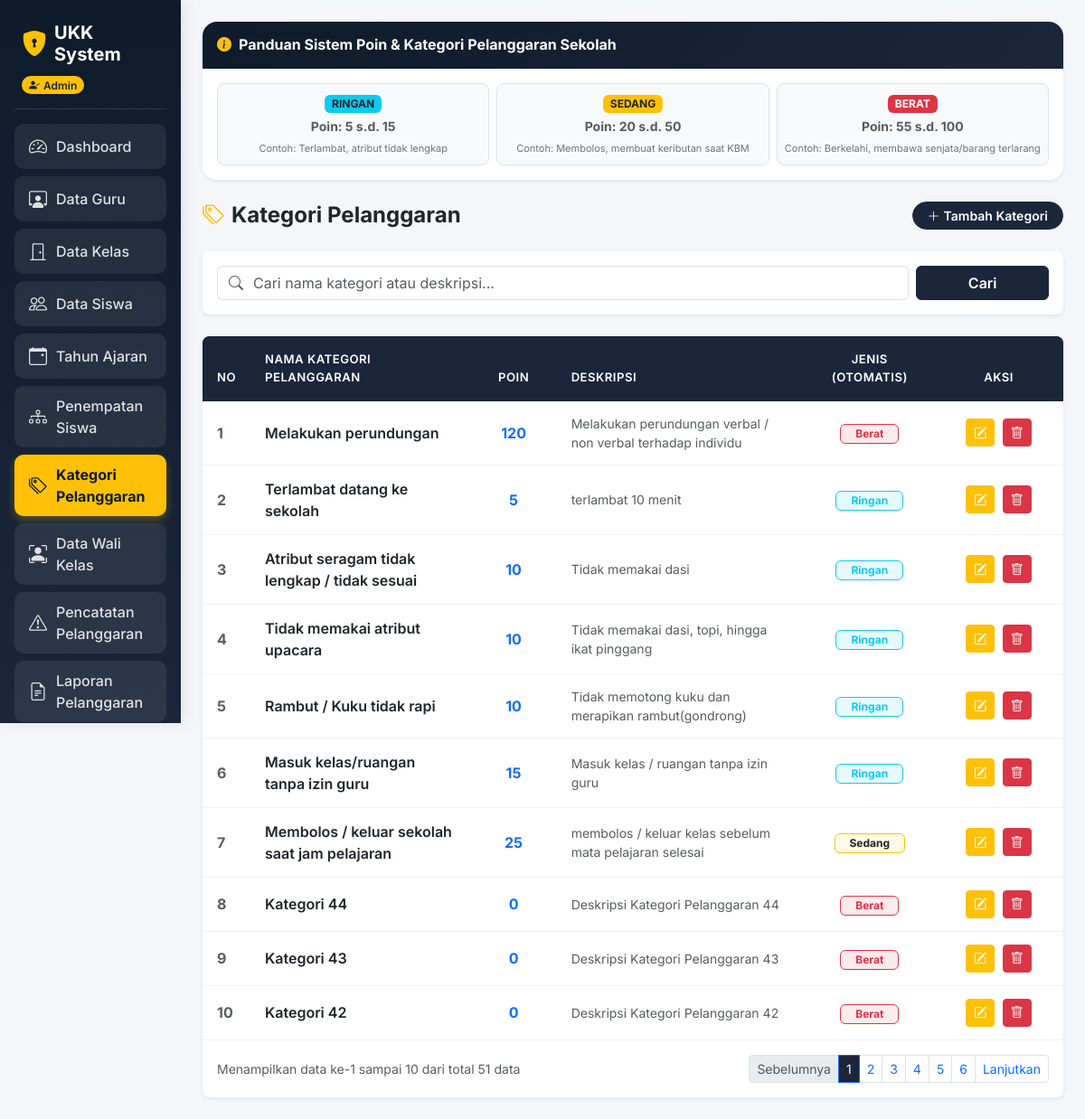
Before: /dashboard.php?tab=menu7 (signed in) with the older database file.
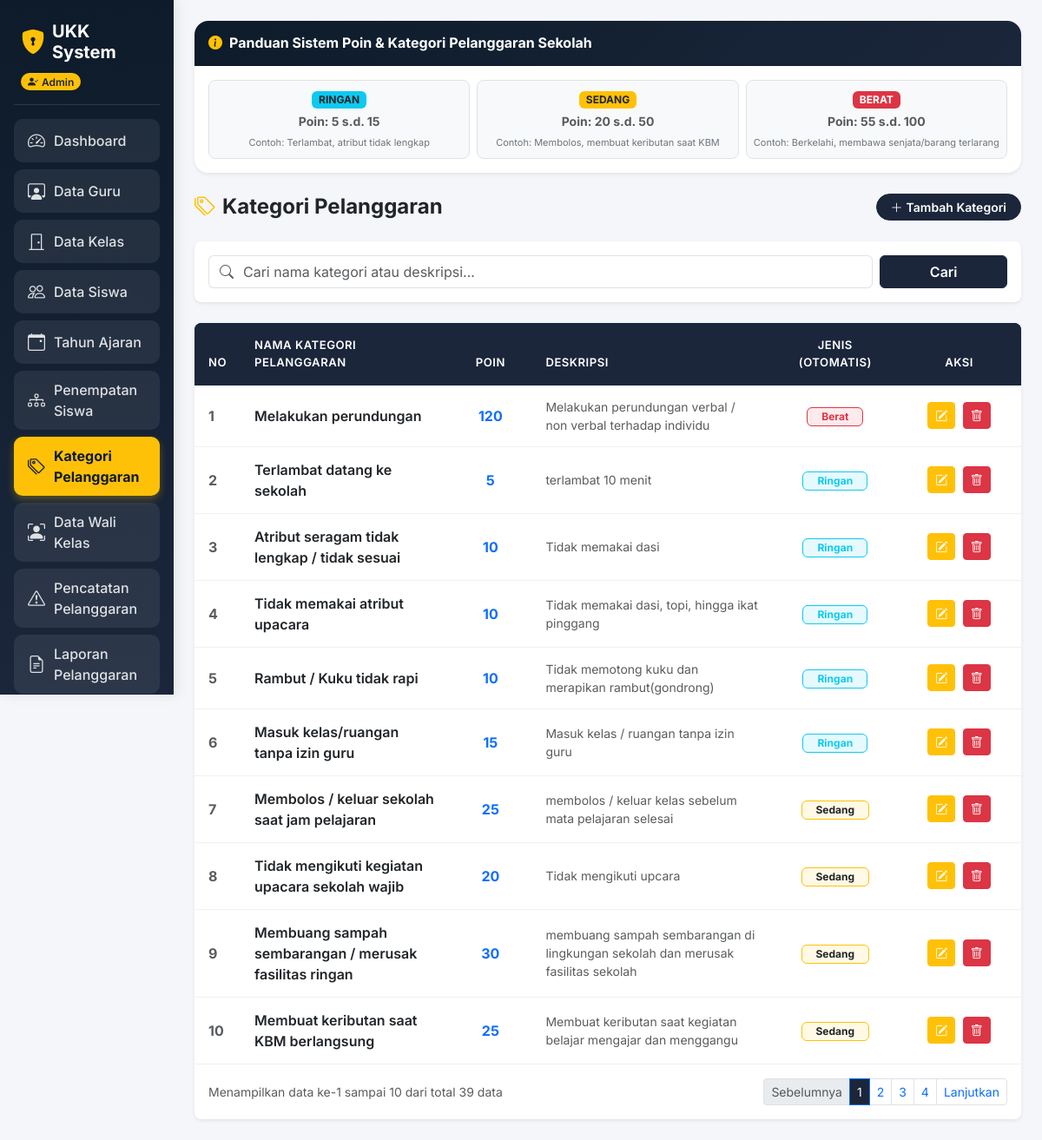
After: the same page with the newer database file.
### tables this page shows
CREATE TABLE `t_pelanggaran_kategori` (
  `id` int(11) NOT NULL,
  `nama` varchar(100) DEFAULT NULL,
  `siswa_id` int(11) NOT NULL,
  `pelanggaran_kategori_id` int(20) NOT NULL,
  `poin` int(11) NOT NULL,
  `tanggal` datetime NOT NULL DEFAULT current_timestamp() ON UPDATE current_timestamp(),
  `deskripsi` text NOT NULL,
  `status_aktif` tinyint(1) NOT NULL,
  `created_at` timestamp NOT NULL DEFAULT current_timestamp(),
  `updated_at` timestamp NOT NULL DEFAULT current_timestamp()
);

### tab_kategori.php (shortened to what the changed rows need)
<?php
$batas = 10;
$halaman = isset($_GET['halaman']) ? (int)$_GET['halaman'] : 1;
$halaman_awal = ($halaman > 1) ? ($halaman * $batas) - $batas : 0;
$cari = isset($_GET['cari_kategori']) ? mysqli_real_escape_string($koneksi, $_GET['cari_kategori']) : '';
if (!empty($cari)) {
  $query_total = mysqli_query($koneksi, "SELECT * FROM t_pelanggaran_kategori WHERE nama LIKE '%$cari%' OR deskripsi LIKE '%$cari%'");
} else {
  $query_total = mysqli_query($koneksi, "SELECT * FROM t_pelanggaran_kategori");
}
$total_data = ($query_total) ? mysqli_num_rows($query_total) : 0;
$total_halaman = ceil($total_data / $batas);
if (!empty($cari)) {
  $query_kat = mysqli_query($koneksi, "SELECT * FROM t_pelanggaran_kategori WHERE nama LIKE '%$cari%' OR deskripsi LIKE '%$cari%' ORDER BY id DESC LIMIT $halaman_awal, $batas");
} else {
  $query_kat = mysqli_query($koneksi, "SELECT * FROM t_pelanggaran_kategori ORDER BY id DESC LIMIT $halaman_awal, $batas");
}
?>
<div class="card border-0 shadow-sm rounded-3 overflow-hidden">
  <div class="table-responsive">
    <table class="table table-hover align-middle mb-0">
      <thead style="background-color: #1b263b; color: white;">
        <tr>
          <th class="py-3 px-3" style="width: 5%;">NO</th>
          <th class="py-3">NAMA KATEGORI PELANGGARAN</th>
          <th class="py-3 text-center" style="width: 10%;">POIN</th>
          <th class="py-3">DESKRIPSI</th>
          <th class="py-3 text-center" style="width: 15%;">JENIS (OTOMATIS)</th>
          <th class="py-3 text-center" style="width: 15%;">AKSI</th>
        </tr>
      </thead>
      <tbody>
        <?php
        if ($query_kat && mysqli_num_rows($query_kat) > 0) {
          $no = $halaman_awal + 1;
          while ($row = mysqli_fetch_assoc($query_kat)) {
            $poin = (int)($row['poin'] ?? 0);
            if ($poin >= 1 && $poin <= 15) {
              $jenis = "Ringan";
              $badge_bg = "bg-info bg-opacity-10 text-info border border-info";
            } elseif ($poin >= 20 && $poin <= 50) {
              $jenis = "Sedang";
              $badge_bg = "bg-warning bg-opacity-10 text-warning text-dark border border-warning";
            } else {
              $jenis = "Berat";
              $badge_bg = "bg-danger bg-opacity-10 text-danger border border-danger";
            }
        ?>
            <tr>
              <td class="fw-bold px-3 text-muted"><?= $no++; ?></td>
              <td class="fw-semibold text-dark"><?= htmlspecialchars($row['nama'] ?? ''); ?></td>
              <td class="text-center fw-bold text-primary"><?= $poin; ?></td>
              <td class="text-muted small"><?= htmlspecialchars($row['deskripsi'] ?? '-'); ?></td>
              <td class="text-center">
                <span class="badge <?= $badge_bg; ?> px-3 py-1 fw-bold"><?= $jenis; ?></span>
              </td>
              <td class="text-center">
                <a href="kategori/kategori_edit.php?id=<?= $row['id']; ?>" class="btn btn-sm btn-warning text-white px-2 py-1 me-1"><i class="bi bi-pencil-square"></i></a>
                <a href="kategori/kategori_hapus.php?id=<?= $row['id']; ?>" class="btn btn-sm btn-danger px-2 py-1" onclick="return confirm('Yakin ingin menghapus data ini?')"><i class="bi bi-trash"></i></a>
              </td>
            </tr>
        <?php
          }
        } else {
          echo "<tr><td colspan='6' class='text-center py-4 text-muted'>Tidak ada data kategori ditemukan.</td></tr>";
        }
        ?>
      </tbody>
    </table>
  </div>
  <?php if ($total_halaman > 1): ?>
  <div class="card-footer bg-white border-0 py-3 d-flex justify-content-between align-items-center">
    <small class="text-muted">
      Menampilkan data ke-<?= ($halaman_awal + 1); ?> sampai <?= min($halaman_awal + $batas, $total_data); ?> dari total <?= $total_data; ?> data
    </small>
    <nav>
      <ul class="pagination pagination-sm mb-0">
        <li class="page-item <?= ($halaman <= 1) ? 'disabled' : ''; ?>">
          <a class="page-link" href="dashboard.php?tab=menu7&halaman=<?= $halaman - 1; ?><?= !empty($cari) ? '&cari_kategori='.$cari : ''; ?>">Sebelumnya</a>
        </li>
        <?php for ($x = 1; $x <= $total_halaman; $x++): ?>
          <li class="page-item <?= ($halaman == $x) ? 'active' : ''; ?>">
            <a class="page-link" style="<?= ($halaman == $x) ? 'background-color: #1b263b; color: white;' : ''; ?>" href="dashboard.php?tab=menu7&halaman=<?= $x; ?><?= !empty($cari) ? '&cari_kategori='.$cari : ''; ?>"><?= $x; ?></a>
          </li>
        <?php endfor; ?>
        <li class="page-item <?= ($halaman >= $total_halaman) ? 'disabled' : ''; ?>">
          <a class="page-link" href="dashboard.php?tab=menu7&halaman=<?= $halaman + 1; ?><?= !empty($cari) ? '&cari_kategori='.$cari : ''; ?>">Lanjutkan</a>
        </li>
      </ul>
    </nav>
  </div>
  <?php endif; ?>
</div>

Changed rows visible on the page:
changed t_pelanggaran_kategori: nama "Kategori 44" → "Tidak mengikuti kegiatan upacara sekolah wajib"; poin "0" → "20"; deskripsi "Deskripsi Kategori Pelanggaran 44" → "Tidak mengikuti upcara"; poin "Berat" → "Sedang"
changed t_pelanggaran_kategori: nama "Kategori 43" → "Membuang sampah sembarangan / merusak fasilitas ringan"; poin "0" → "30"; deskripsi "Deskripsi Kategori Pelanggaran 43" → "membuang sampah sembarangan di lingkungan sekolah dan merusak fasilitas sekolah"; poin "Berat" → "Sedang"
changed t_pelanggaran_kategori: nama "Kategori 42" → "Membuat keributan saat KBM berlangsung"; poin "0" → "25"; deskripsi "Deskripsi Kategori Pelanggaran 42" → "Membuat keributan saat kegiatan belajar mengajar dan menggangu"; poin "Berat" → "Sedang"
Other visible differences:
$total_data: "51" → "39"
list line gone: "5"
list line gone: "6"
